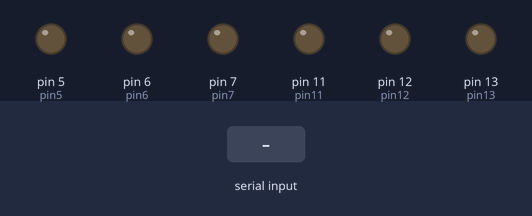
Bench run of a sketch on a simulated Arduino Uno, built with avr-gcc and run on an emulated ATmega328P. Shown: output pins drawn as LEDs (lit = HIGH). Dashed ring = blinking. The test bench sets the inputs (shaded band). What the sketch prints to the serial monitor is not drawn.

Above: at 3.2 s.
3.3 s: "D" received over Serial
At 3.4 s:
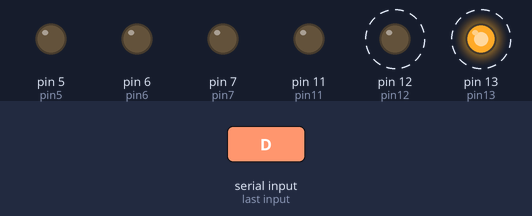
6.3 s: "P" received over Serial
At 7.5 s:
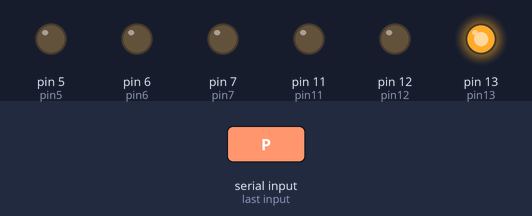
7.8 s: "A" received over Serial
At 8.6 s:
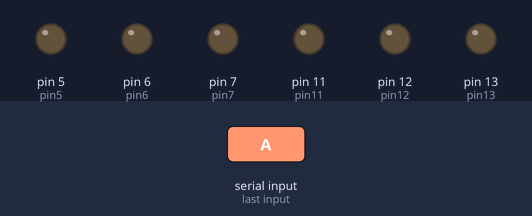
Timing chart, 0 to 10.8 s (numbered marks = the images above; inputs shaded):
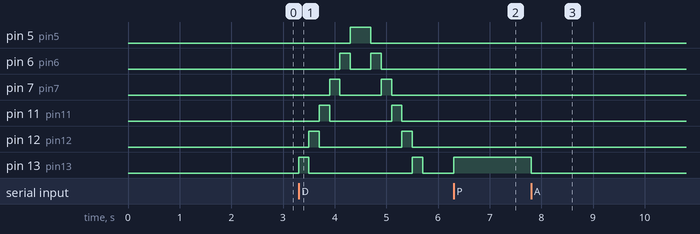

Measured:
- after the input at 3.3 s, pin 5 (pin5): LOW → HIGH after 1.0 s, → LOW 0.40 s later; pin 6 (pin6): alternates HIGH for 0.20 s and LOW for 0.40 s, 4 changes in all, then stays LOW, starting after 0.80 s
- after the input at 6.3 s, pin 13 (pin13): LOW → HIGH at once
- after the input at 7.8 s, pin 13 (pin13): HIGH → LOW at once

The sketch:

sketch_oct29a.ino
```cpp
int Opc='C';
int pin13 = 13,pin12 = 12,pin11 = 11;
int pin7 = 7,pin6 = 6,pin5 = 5;
void setup() {
  Serial.begin(9600);
  pinMode(pin13,OUTPUT);pinMode(pin12,OUTPUT);pinMode(pin11,OUTPUT);
  pinMode(pin7,OUTPUT);pinMode(pin6,OUTPUT);pinMode(pin5,OUTPUT);
  Serial.print("Conexión Bluetooth en espera");
  delay(2000);

}

void loop() {
  if(Serial.available()>0){
    Opc = Serial.read();
    Serial.println("OPC:"); Serial.print(Opc);

    switch(Opc){
      case 'P': digitalWrite(pin13,HIGH); break;
      case 'A': digitalWrite(pin13,LOW); break;
      case 'D':

      digitalWrite(pin13,HIGH); delay(200);
      digitalWrite(pin12,HIGH); digitalWrite(pin13,LOW); delay(200);
      digitalWrite(pin12,LOW);

       digitalWrite(pin11,HIGH); delay(200);
      digitalWrite(pin7,HIGH); digitalWrite(pin11,LOW); delay(200);
      digitalWrite(pin7,LOW);

      digitalWrite(pin6,HIGH); delay(200);
      digitalWrite(pin5,HIGH); digitalWrite(pin6,LOW); delay(200);
      digitalWrite(pin5,LOW);

      digitalWrite(pin5,HIGH); delay(200);
      digitalWrite(pin6,HIGH); digitalWrite(pin5,LOW); delay(200);
      digitalWrite(pin6,LOW);

      digitalWrite(pin7,HIGH); delay(200);
      digitalWrite(pin11,HIGH); digitalWrite(pin7,LOW); delay(200);
      digitalWrite(pin11,LOW);

           digitalWrite(pin12,HIGH); delay(200);
      digitalWrite(pin13,HIGH); digitalWrite(pin12,LOW); delay(200);
      digitalWrite(pin13,LOW);


      break;
      case 'S': break;
      default: Serial.print("La opcion no existe"); break;


      }
    }
}
```
